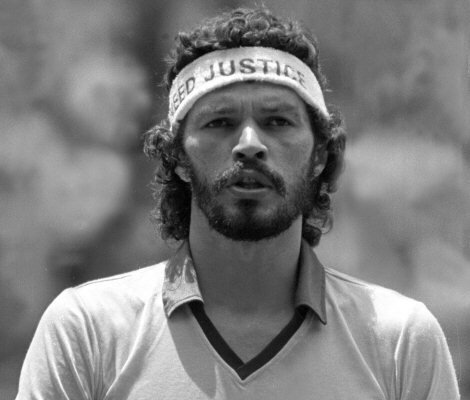
//> input picture 3.hafta/socrates.jpg, 470 x 400 px
$ ./gorev2   (built with g++ and OpenCV 4)
//> lines starting //> are read from the running program, lines starting //| are printed output that depends on the picture
#include <iostream>
#include <opencv2/opencv.hpp>
#include <vector>

using namespace std;
using namespace cv;

void ozelCalcHist(const Mat& kanal, vector<int>& hist) {
    fill(hist.begin(), hist.end(), 0);
    for (int y = 0; y < kanal.rows; y++) {
        for (int x = 0; x < kanal.cols; x++) {
            uchar piksel = kanal.at<uchar>(y, x);
            hist[piksel]++;
        }
    }
}

int main() {
    Mat resim = imread("socrates.jpg", IMREAD_COLOR);
//> resim is the input picture: 400 rows x 470 cols, CV_8UC3; min 0, max 255, mean 125.3
    if (resim.empty()) {
        cout << "HATA" << endl;
        return -1;
    }

    vector<Mat> kanallar;
    split(resim, kanallar);

    vector<int> hist_b(256, 0);
    vector<int> hist_g(256, 0);
    vector<int> hist_r(256, 0);

    ozelCalcHist(kanallar[0], hist_b);
//> after the loop in ozelCalcHist, `for (int y = 0; y < kanal.rows; y++)`: hist = 256 values, max 2130 at index 114, min 10 at index 0, mean 734.4
//> hist_b has the same summary as hist in ozelCalcHist
    ozelCalcHist(kanallar[1], hist_g);
//> hist_g has the same summary as hist in ozelCalcHist
    ozelCalcHist(kanallar[2], hist_r);
//> hist_r has the same summary as hist in ozelCalcHist

    int grafik_h = 400;
    int grafik_w = 400;

    int max_b = *max_element(hist_b.begin(), hist_b.end());
//> max_b = 2130
    int max_g = *max_element(hist_g.begin(), hist_g.end());
//> max_g = 2130
    int max_r = *max_element(hist_r.begin(), hist_r.end());
//> max_r = 2130

    int bin_w = cvRound((double)grafik_w / 256);

    Mat hist_b_gorsel = Mat::zeros(grafik_h, grafik_w, CV_8UC3);
    Mat hist_g_gorsel = Mat::zeros(grafik_h, grafik_w, CV_8UC3);
    Mat hist_r_gorsel = Mat::zeros(grafik_h, grafik_w, CV_8UC3);

    for (int i = 0; i < 255; i++) {
        line(hist_b_gorsel, Point(i * bin_w, grafik_h - cvRound((double)hist_b[i] * grafik_h / max_b)),
              Point((i + 1) * bin_w, grafik_h - cvRound((double)hist_b[i + 1] * grafik_h / max_b)), Scalar(255, 0, 0), 2);

        line(hist_g_gorsel, Point(i * bin_w, grafik_h - cvRound((double)hist_g[i] * grafik_h / max_g)),
              Point((i + 1) * bin_w, grafik_h - cvRound((double)hist_g[i + 1] * grafik_h / max_g)), Scalar(0, 255, 0), 2);

        line(hist_r_gorsel, Point(i * bin_w, grafik_h - cvRound((double)hist_r[i] * grafik_h / max_r)),
              Point((i + 1) * bin_w, grafik_h - cvRound((double)hist_r[i + 1] * grafik_h / max_r)), Scalar(0, 0, 255), 2);
    }
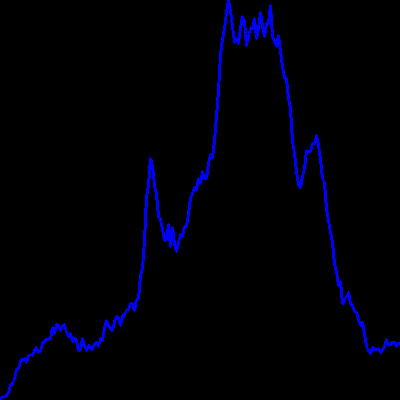
//> hist_b_gorsel: 400 rows x 400 cols, CV_8UC3; mean B, G, R 7.7, 0, 0
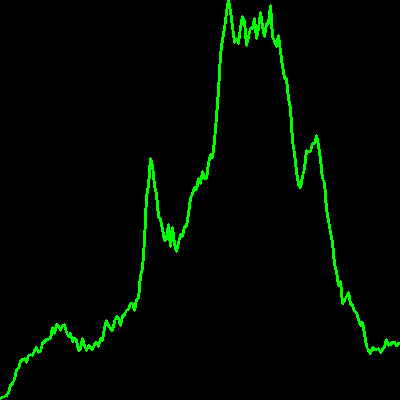
//> hist_g_gorsel: 400 rows x 400 cols, CV_8UC3; mean B, G, R 0, 7.7, 0
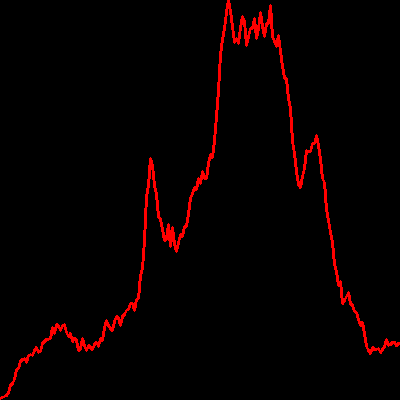
//> hist_r_gorsel: 400 rows x 400 cols, CV_8UC3; mean B, G, R 0, 0, 7.7

    imwrite("ozel_histogram_mavi.jpg", hist_b_gorsel);
    imwrite("ozel_histogram_yesil.jpg", hist_g_gorsel);
    imwrite("ozel_histogram_kirmizi.jpg", hist_r_gorsel);

    cout << "Basarili!" << endl;

    return 0;
}

$ run again, with 3.hafta/2.haftagörev2-sonuç2.jpg copied over 3.hafta/socrates.jpg
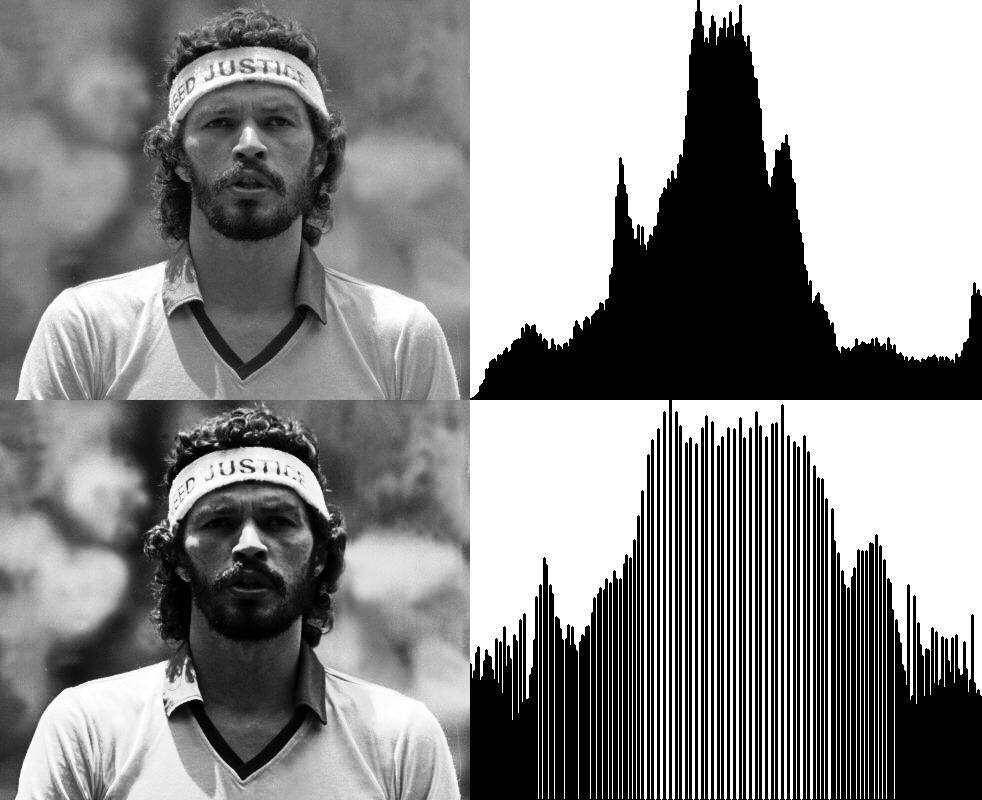
//> input picture 3.hafta/2.haftagörev2-sonuç2.jpg, 982 x 800 px
//> resim is the input picture: 800 rows x 982 cols, CV_8UC3; min 0, max 255, mean 140.4
//> after the loop in ozelCalcHist, `for (int y = 0; y < kanal.rows; y++)`: hist = 256 values, max 238672 at index 255, min 824 at index 6, mean 3068.8
//> hist_b has the same summary as hist in ozelCalcHist
//> hist_g has the same summary as hist in ozelCalcHist
//> hist_r has the same summary as hist in ozelCalcHist
//> max_b = 238672
//> after the loop `for (int i = 0; i < 255; i++)`:
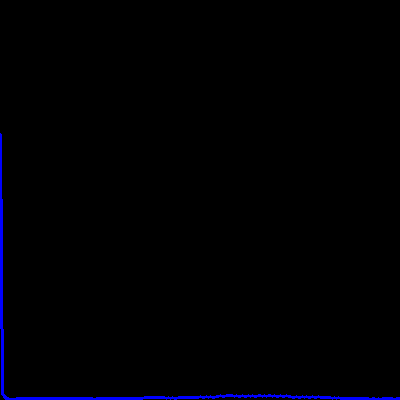
//> hist_b_gorsel: 400 rows x 400 cols, CV_8UC3; mean B, G, R 2.9, 0, 0
